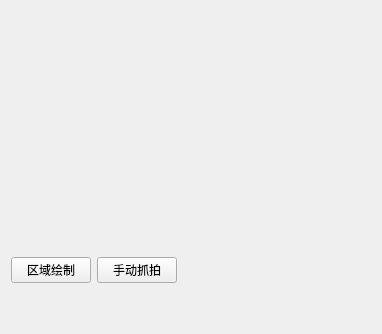
          <widget class="QWidget" name="widget_2" native="true">
           <layout class="QVBoxLayout" name="verticalLayout_4" stretch="0,0,1">
            <item>
             <widget class="Dlg_Video" name="widget_3" native="true">
              <property name="minimumSize">
               <size>
                <width>360</width>
                <height>240</height>
               </size>
              </property>
              <property name="maximumSize">
               <size>
                <width>360</width>
                <height>240</height>
               </size>
              </property>
             </widget>
            </item>
            <item>
             <layout class="QHBoxLayout" name="horizontalLayout_6">
              <item>
               <widget class="QPushButton" name="btn_drawArea">
                <property name="minimumSize">
                 <size>
                  <width>80</width>
                  <height>25</height>
                 </size>
                </property>
                <property name="focusPolicy">
                 <enum>Qt::NoFocus</enum>
                </property>
                <property name="text">
                 <string>区域绘制</string>
                </property>
               </widget>
              </item>
              <item>
               <widget class="QPushButton" name="btn_snap">
                <property name="minimumSize">
                 <size>
                  <width>80</width>
                  <height>25</height>
                 </size>
                </property>
                <property name="focusPolicy">
                 <enum>Qt::NoFocus</enum>
                </property>
                <property name="text">
                 <string>手动抓拍</string>
                </property>
               </widget>
              </item>
              <item>
               <spacer name="horizontalSpacer_6">
                <property name="orientation">
                 <enum>Qt::Horizontal</enum>
                </property>
                <property name="sizeHint" stdset="0">
                 <size>
                  <width>40</width>
                  <height>20</height>
                 </size>
                </property>
               </spacer>
              </item>
             </layout>
            </item>
            <item>
             <spacer name="verticalSpacer_4">
              <property name="orientation">
               <enum>Qt::Vertical</enum>
              </property>
              <property name="sizeHint" stdset="0">
               <size>
                <width>20</width>
                <height>40</height>
               </size>
              </property>
             </spacer>
            </item>
           </layout>
          </widget>
